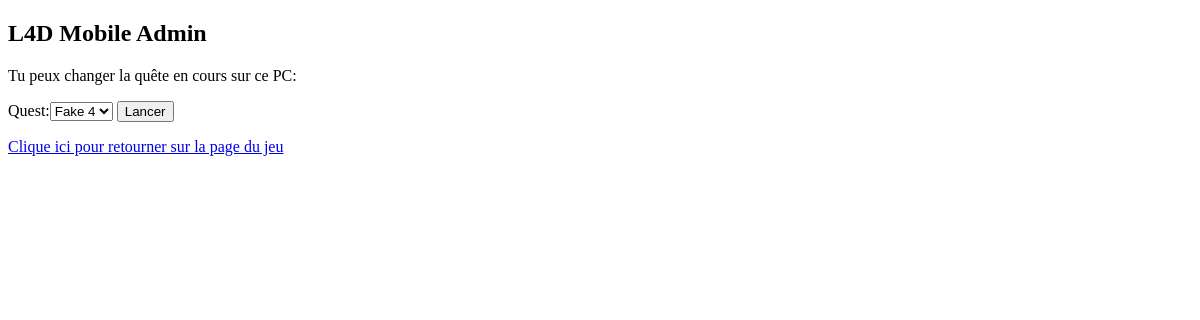
The page /manage on the database as committed earlier.
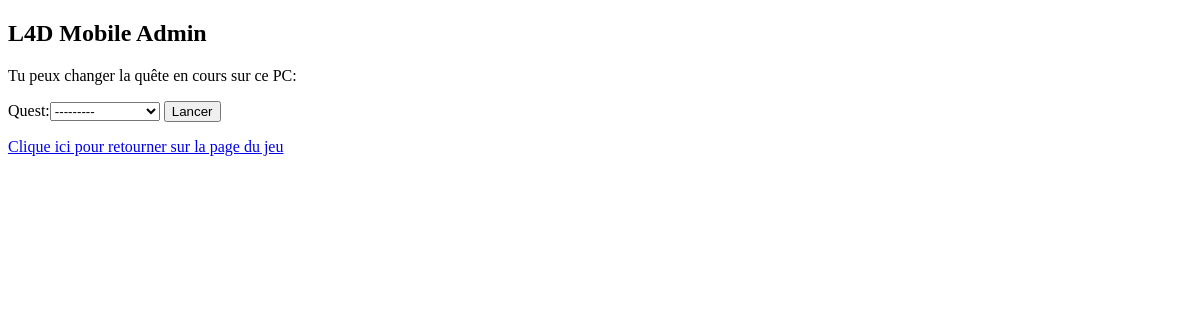
The same page on the database as committed later.
### main/models.py (models this page shows, shortened)
class Context(models.Model):
    """ the current quest or null """
    quest = models.ForeignKey('Quest', null=True, default=None, blank=True)
    PASSWORD = 'PWD'
    SUCCESS = 'SUC'
    HACKING = 'HAK'
    STATE_CHOICES = (
        (PASSWORD, 'Asking password'),
        (HACKING, 'Hacking (mini-game)'),
        (SUCCESS, 'Success (finished)'),
    )
    """ the current state or null """
    state = models.CharField(max_length=3, choices=STATE_CHOICES,
        default=PASSWORD, null=True, blank=True)
    @staticmethod
    def get_instance():
        context, created = Context.objects.get_or_create(defaults={
            'quest': None, 'state': None
        })
        return context;

### main/views.py (the view, shortened to what this page needs)
# urls.py: url(r'^manage', ManagerView.as_view(), name='manager'),
class ManagerView(TemplateView):
    template_name = 'main/manager.html'
    form_class = ContextForm
    def get_context_data(self, **kwargs):
        context = super(ManagerView, self).get_context_data(**kwargs)
        context['form'] = self.form
        return context
    def get(self, request, *args, **kwargs):
        self.form = self.form_class(instance=Context.get_instance())
        return super(ManagerView, self).get(request, *args, **kwargs)

### main/forms.py
class ContextForm(forms.ModelForm):
    class Meta:
        model = Context
        fields = ['quest']

### main/models.py (called while the page is built)
    def __unicode__(self):
        return self.name

### main/templates/main/manager.html (shortened to what this page needs)
<!DOCTYPE html>
<html>
<head>
</head>
<body>
  <h2>L4D Mobile Admin</h2>
  <div>
    <p>Tu peux changer la quête en cours sur ce PC:</p>
    <form action="/manage" method="post">
      {{ form }}
      <input type="submit" value="Lancer" />
    </form>
  </div>
  <p><a href='/'>Clique ici pour retourner sur la page du jeu</a></p>
</body>
</html>

Rows that differ between the two databases and show on the page:
changed Context: quest "Fake 4" → "---------"
